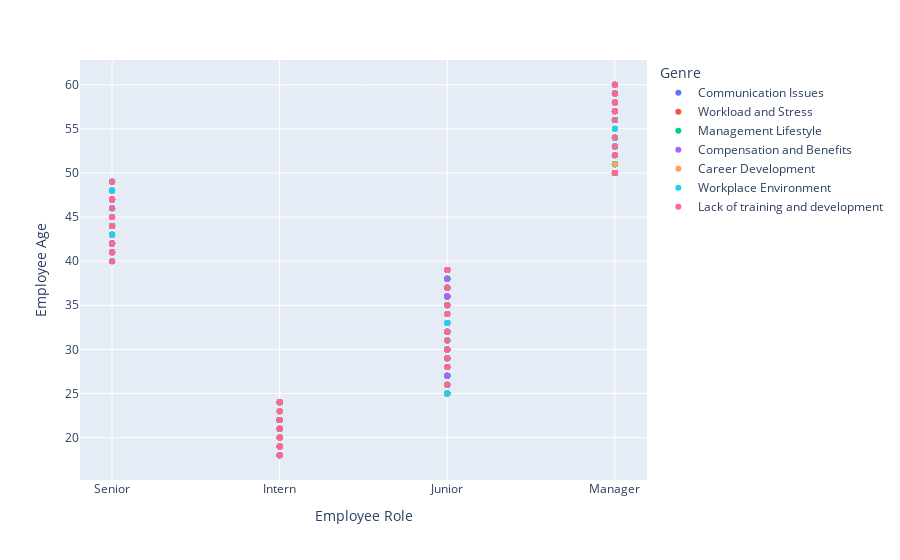

The code cell stored with this chart in its notebook:
### Markdown cell above
Plotting to visualize data

### Code cell
import plotly.express as px
# Assuming df is your DataFrame
fig = px.scatter(df, x='Employee Role', y='Employee Age', color='Genre')

# Display the plot in the notebook
fig.show()

# Save the Plotly figure as an HTML file
fig.write_html("scatter_plot.html")

### Figure 1 — Plotly figure (JSON) as saved in the notebook; plotly's stock layout.template omitted (floating-point values rounded to 4 significant figures)
{"data": [{"hovertemplate": "Genre=Communication Issues<br>Employee Role=%{x}<br>Employee Age=%{y}<extra></extra>", "legendgroup": "Communication Issues", "marker": {"color": "#636efa", "symbol": "circle"}, "mode": "markers", "name": "Communication Issues", "orientation": "v", "showlegend": true, "x": ["Senior", "Intern", "Senior", "Junior", "Intern", "Senior", "Junior", "Junior", "Intern", "Junior", "Manager", "Manager", "Intern", "Senior", "Manager", "Senior", "Senior", "Senior", "Junior", "Junior", "Manager", "Intern", "Intern", "Senior", "Senior", "Junior", "Junior", "Junior", "Manager", "Senior", "Junior", "Intern", "Senior", "Junior", "Junior", "Senior", "Junior", "Manager", "Manager", "Junior", "Senior", "Intern", "Junior", "Intern", "Intern", "Senior", "Junior", "Junior", "Junior", "Junior", "Junior", "Junior", "Intern", "Senior", "Junior", "Junior", "Junior", "Junior", "Junior", "Junior", "Junior", "Junior", "Senior", "Senior", "Junior", "Senior", "Junior", "Manager", "Junior", "Junior", "Intern", "Junior", "Manager", "Junior", "Junior", "Junior", "Intern", "Manager", "Manager", "Junior", "Manager", "Senior", "Manager", "Junior", "Manager", "Manager", "Senior", "Senior", "Manager", "Junior", "Manager", "Senior", "Manager", "Intern", "Manager", "Senior", "Manager", "Senior", "Intern", "Manager"], "xaxis": "x", "y": [46, 21, 49, 36, 24, 44, 36, 38, 21, 36, 59, 59, 21, 42, 52, 41, 47, 48, 29, 32, 59, 24, 18, 42, 42, 33, 30, 32, 60, 42, 25, 18, 43, 27, 29, 47, 30, 58, 57, 32, 43, 22, 32, 19, 19, 43, 37, 25, 26, 30, 30, 32, 21, 41, 31, 30, 27, 26, 27, 30, 38, 33, 43, 45, 39, 48, 35, 51, 36, 37, 24, 38, 50, 36, 37, 28, 21, 50, 59, 30, 54, 47, 52, 36, 58, 56, 41, 47, 59, 36, 57, 41, 50, 23, 50, 40, 60, 41, 22, 54], "yaxis": "y", "type": "scatter"}, {"hovertemplate": "Genre=Workload and Stress<br>Employee Role=%{x}<br>Employee Age=%{y}<extra></extra>", "legendgroup": "Workload and Stress", "marker": {"color": "#EF553B", "symbol": "circle"}, "mode": "markers", "name": "Workload and Stress", "orientation": "v", "showlegend": true, "x": ["Intern", "Junior", "Intern", "Manager", "Junior", "Manager", "Manager", "Intern", "Junior", "Junior", "Senior", "Junior", "Manager", "Manager", "Manager", "Intern", "Junior", "Senior", "Senior", "Manager", "Manager", "Junior", "Senior", "Junior", "Junior", "Junior", "Senior", "Senior", "Intern", "Junior", "Senior", "Junior", "Intern", "Junior", "Junior", "Manager", "Junior", "Manager", "Senior", "Manager", "Manager", "Junior", "Manager", "Intern", "Senior", "Senior", "Senior", "Intern", "Intern", "Junior", "Intern", "Manager", "Junior", "Senior", "Manager", "Junior", "Junior", "Junior", "Intern", "Manager", "Senior", "Manager", "Junior", "Senior", "Junior", "Senior", "Junior", "Intern", "Senior", "Intern", "Manager", "Intern", "Junior", "Intern", "Senior", "Manager", "Senior", "Intern", "Junior", "Intern", "Junior", "Intern", "Manager", "Intern", "Junior", "Intern", "Intern", "Senior", "Manager", "Junior", "Junior", "Junior", "Manager", "Manager", "Junior", "Manager", "Manager", "Senior", "Senior", "Manager"], "xaxis": "x", "y": [22, 25, 24, 60, 35, 56, 58, 22, 33, 30, 49, 38, 60, 60, 50, 21, 26, 44, 41, 58, 53, 39, 42, 36, 30, 34, 47, 49, 22, 28, 43, 30, 24, 39, 26, 59, 38, 50, 44, 60, 50, 31, 54, 20, 48, 44, 41, 20, 21, 28, 22, 53, 37, 42, 54, 37, 29, 39, 24, 55, 42, 51, 30, 44, 29, 47, 36, 23, 43, 23, 50, 18, 33, 22, 46, 56, 42, 20, 25, 24, 30, 24, 56, 19, 29, 22, 19, 43, 52, 32, 28, 37, 56, 53, 29, 50, 57, 47, 44, 57], "yaxis": "y", "type": "scatter"}, {"hovertemplate": "Genre=Management Lifestyle<br>Employee Role=%{x}<br>Employee Age=%{y}<extra></extra>", "legendgroup": "Management Lifestyle", "marker": {"color": "#00cc96", "symbol": "circle"}, "mode": "markers", "name": "Management Lifestyle", "orientation": "v", "showlegend": true, "x": ["Senior", "Manager", "Senior", "Manager", "Senior", "Manager", "Manager", "Junior", "Junior", "Intern", "Junior", "Manager", "Manager", "Senior", "Junior", "Junior", "Junior", "Junior", "Junior", "Junior", "Manager", "Junior", "Junior", "Senior", "Intern", "Manager", "Senior", "Senior", "Manager", "Junior", "Intern", "Manager", "Senior", "Intern", "Junior", "Manager", "Intern", "Intern", "Manager", "Junior", "Manager", "Manager", "Junior", "Manager", "Junior", "Manager", "Junior", "Senior", "Manager", "Intern", "Manager", "Junior", "Manager", "Intern", "Intern", "Intern", "Junior", "Junior", "Junior", "Manager", "Junior", "Senior", "Junior", "Manager", "Junior", "Manager", "Junior", "Senior", "Manager", "Junior", "Intern", "Junior", "Senior", "Senior", "Senior", "Intern", "Senior", "Junior", "Intern", "Senior", "Senior", "Intern", "Senior", "Junior", "Intern", "Manager", "Intern", "Junior", "Senior", "Junior", "Senior", "Junior", "Intern", "Junior", "Manager", "Junior", "Senior", "Junior", "Senior", "Junior"], "xaxis": "x", "y": [46, 54, 49, 51, 41, 50, 56, 28, 25, 18, 27, 60, 54, 46, 35, 25, 38, 27, 31, 26, 58, 38, 34, 46, 19, 54, 41, 49, 56, 29, 20, 50, 47, 22, 35, 51, 22, 21, 50, 25, 53, 52, 38, 54, 32, 56, 27, 41, 51, 23, 51, 35, 54, 18, 20, 21, 25, 29, 26, 51, 37, 44, 29, 57, 37, 56, 32, 43, 56, 36, 22, 32, 49, 44, 44, 20, 46, 38, 21, 41, 46, 18, 44, 30, 22, 56, 18, 32, 41, 27, 43, 39, 20, 35, 51, 28, 40, 39, 49, 25], "yaxis": "y", "type": "scatter"}, {"hovertemplate": "Genre=Compensation and Benefits<br>Employee Role=%{x}<br>Employee Age=%{y}<extra></extra>", "legendgroup": "Compensation and Benefits", "marker": {"color": "#ab63fa", "symbol": "circle"}, "mode": "markers", "name": "Compensation and Benefits", "orientation": "v", "showlegend": true, "x": ["Manager", "Senior", "Intern", "Intern", "Senior", "Manager", "Junior", "Senior", "Intern", "Junior", "Senior", "Junior", "Intern", "Intern", "Intern", "Junior", "Senior", "Senior", "Junior", "Senior", "Manager", "Junior", "Senior", "Junior", "Junior", "Intern", "Senior", "Senior", "Junior", "Junior"], "xaxis": "x", "y": [57, 47, 21, 24, 48, 60, 25, 42, 20, 27, 46, 27, 19, 18, 24, 35, 44, 44, 37, 43, 53, 33, 42, 38, 35, 18, 49, 40, 36, 36], "yaxis": "y", "type": "scatter"}, {"hovertemplate": "Genre=Career Development<br>Employee Role=%{x}<br>Employee Age=%{y}<extra></extra>", "legendgroup": "Career Development", "marker": {"color": "#FFA15A", "symbol": "circle"}, "mode": "markers", "name": "Career Development", "orientation": "v", "showlegend": true, "x": ["Intern", "Manager", "Manager", "Manager", "Junior", "Intern", "Manager", "Junior", "Junior", "Senior", "Manager", "Junior", "Senior", "Manager", "Junior", "Manager", "Intern", "Junior", "Senior", "Senior", "Manager", "Senior", "Junior", "Intern", "Junior", "Junior", "Junior", "Manager", "Junior", "Manager"], "xaxis": "x", "y": [23, 53, 58, 58, 30, 23, 59, 25, 35, 43, 51, 32, 44, 50, 34, 60, 19, 33, 45, 47, 57, 44, 34, 20, 34, 39, 39, 53, 37, 58], "yaxis": "y", "type": "scatter"}, {"hovertemplate": "Genre=Workplace Environment<br>Employee Role=%{x}<br>Employee Age=%{y}<extra></extra>", "legendgroup": "Workplace Environment", "marker": {"color": "#19d3f3", "symbol": "circle"}, "mode": "markers", "name": "Workplace Environment", "orientation": "v", "showlegend": true, "x": ["Senior", "Senior", "Manager", "Intern", "Manager", "Senior", "Manager", "Manager", "Junior", "Junior", "Manager", "Junior", "Intern", "Junior", "Manager", "Junior", "Manager", "Intern", "Senior", "Junior", "Senior", "Senior", "Junior", "Junior", "Manager", "Junior", "Junior", "Senior", "Junior", "Manager", "Senior", "Senior", "Manager", "Junior", "Intern", "Manager", "Junior", "Manager", "Junior", "Junior", "Senior", "Senior", "Junior", "Manager", "Manager", "Manager", "Junior", "Intern", "Intern", "Senior", "Intern", "Junior"], "xaxis": "x", "y": [40, 44, 50, 21, 55, 44, 56, 53, 32, 37, 56, 31, 18, 30, 59, 25, 59, 21, 48, 28, 43, 46, 31, 34, 57, 32, 39, 49, 33, 56, 47, 45, 54, 37, 22, 52, 39, 50, 33, 32, 41, 45, 39, 58, 60, 53, 35, 24, 24, 49, 18, 29], "yaxis": "y", "type": "scatter"}, {"hovertemplate": "Genre=Lack of training and development<br>Employee Role=%{x}<br>Employee Age=%{y}<extra></extra>", "legendgroup": "Lack of training and development", "marker": {"color": "#FF6692", "symbol": "circle"}, "mode": "markers", "name": "Lack of training and development", "orientation": "v", "showlegend": true, "x": ["Intern", "Manager", "Senior", "Senior", "Manager", "Manager", "Intern", "Junior", "Junior", "Junior", "Intern", "Manager", "Intern", "Senior", "Intern", "Intern", "Manager", "Junior", "Senior", "Senior", "Senior", "Intern", "Junior", "Intern", "Junior", "Junior", "Junior", "Junior", "Junior", "Manager", "Manager", "Junior", "Junior", "Manager", "Intern", "Senior", "Intern", "Senior", "Intern", "Manager", "Junior", "Intern", "Senior", "Senior", "Intern", "Manager", "Junior", "Junior", "Manager", "Manager", "Senior", "Senior", "Junior", "Manager", "Junior", "Junior", "Senior", "Junior", "Manager", "Senior", "Junior", "Manager", "Junior", "Manager", "Intern", "Intern", "Intern", "Intern", "Senior", "Intern"], "xaxis": "x", "y": [22, 50, 45, 47, 50, 53, 21, 28, 37, 35, 24, 52, 20, 41, 20, 18, 52, 28, 42, 49, 47, 23, 29, 21, 32, 39, 29, 31, 26, 57, 58, 32, 37, 59, 24, 46, 22, 49, 24, 57, 28, 18, 45, 44, 20, 58, 39, 30, 57, 59, 42, 41, 32, 54, 30, 34, 40, 30, 60, 41, 37, 60, 28, 56, 21, 19, 18, 19, 47, 19], "yaxis": "y", "type": "scatter"}], "layout": {"xaxis": {"anchor": "y", "domain": [0.0, 1.0], "title": {"text": "Employee Role"}}, "yaxis": {"anchor": "x", "domain": [0.0, 1.0], "title": {"text": "Employee Age"}}, "legend": {"title": {"text": "Genre"}, "tracegroupgap": 0}, "margin": {"t": 60}}}
